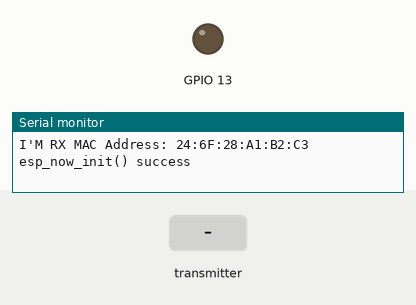
Simulated run of this sketch. Board: ESP32. Parts: output pins drawn as LEDs (lit = HIGH), the last lines printed to the serial monitor. The inputs (shaded band) are chosen by the test bench.

Above: at 1.2 s.
1.3 s: the transmitter starts sending tymeStamp = 0
At 1.9 s:
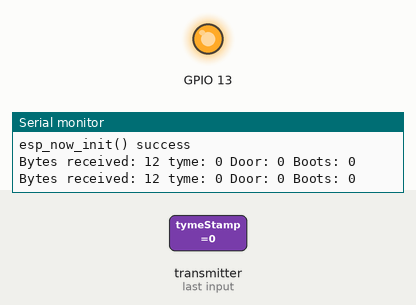
Timing chart, 0 to 9.8 s (numbered marks = the images above; inputs shaded):
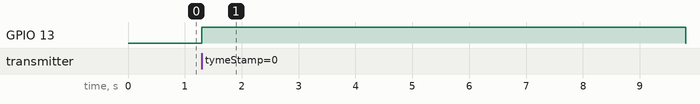

The sketch:

esp32MailboxFlagRX.ino
```cpp
/*
  ESP-NOW Demo - Receive
  esp-now-demo-rcv.ino
  Reads data from Initiator

  DroneBot Workshop 2022
  https://dronebotworkshop.com
*/

// Include Libraries
#include <esp_now.h>
#include <WiFi.h>

// Define a data structure
typedef struct struct_message {
  unsigned long tymeStamp;
  bool door;
  int bootCount;
} struct_message;

// Create a structured object
struct_message myData;

// Callback function executed when data is received
void OnDataRecv(const uint8_t *mac, const uint8_t *incomingData, int len) {
  digitalWrite(13,HIGH);
  if (len > sizeof(myData)) {
    Serial.println("Fatal error. Too much data");
  } else {
    memcpy(&myData, incomingData, sizeof(myData));
    Serial.print("Bytes received: ");
    Serial.print(len);
    Serial.print(" tyme: ");
    Serial.print(myData.tymeStamp);
    Serial.print(" Door: ");
    Serial.print(myData.door);
    Serial.print(" Boots: ");
    Serial.print(myData.bootCount);
    Serial.println();
  }
  delay(500);
  digitalWrite(13,LOW);
}

void setup() {
  // Set up Serial Monitor
  Serial.begin(115200);
  pinMode(13, OUTPUT);
  digitalWrite(13,LOW);

  // Set ESP32 as a Wi-Fi Station
  WiFi.mode(WIFI_STA);
  Serial.print("I'M RX MAC Address: ");
  Serial.println(WiFi.macAddress());

  // Initilize ESP-NOW
  if (esp_now_init() != ESP_OK) {
    Serial.println("Error initializing ESP-NOW");
    return;
  } else {
    Serial.println("esp_now_init() success");
  }

  // Register callback function
  esp_now_register_recv_cb(OnDataRecv);
}

void loop() {

}
```

Measured:
- after the input at 1.3 s, GPIO 13: LOW → HIGH at once
